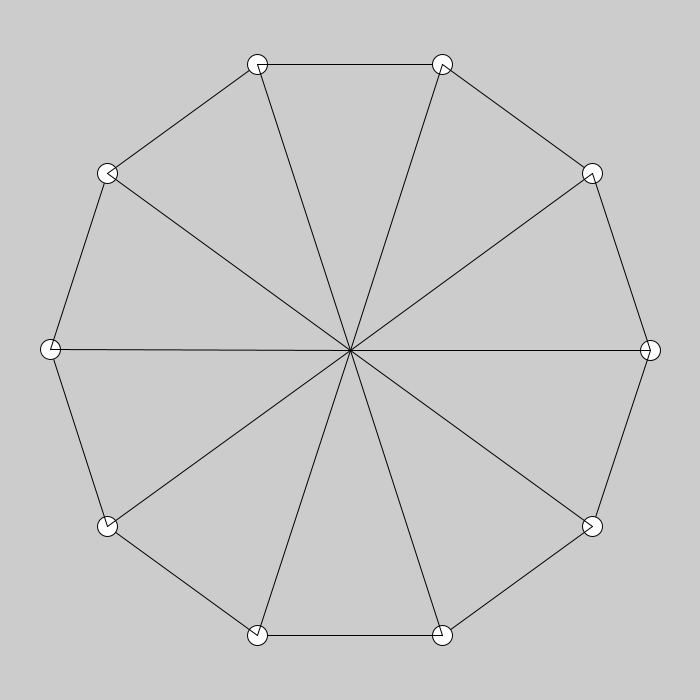
Frame 1 (no input)
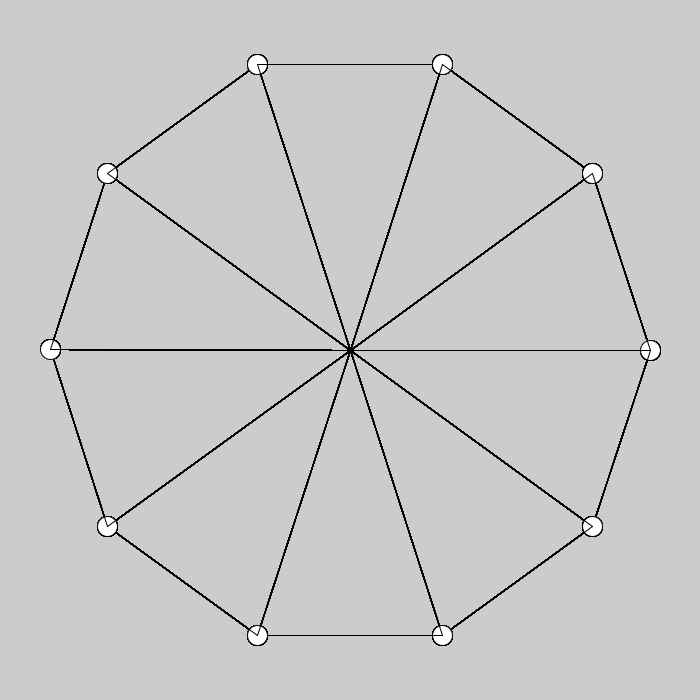
Frame 60 (the mouse pressed at the canvas centre just before this capture)
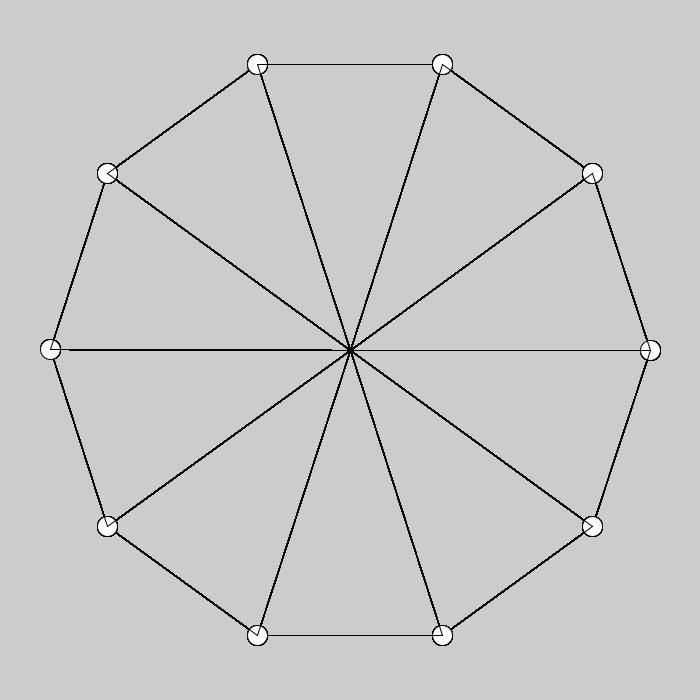
Frame 120 (the mouse held since frame 60 and released just before this capture)

The Processing sketch that drew these frames (run headless with seeded random() and noise(); from frame 60 on, the mouse is pressed at the canvas centre):

// Processing sketch: polygons
// ── polygons.pde
void setup() {
 size(700,700); 
}
int n = 10;
void draw() {
 float r = 300;
 float theta = 0;
 for (int i = 0; i < n; i++) {
 float x = r*cos(theta);
 float y = r*sin(theta);
  ellipse(width/2+x, width/2+y, 20, 20);
  line(width/2,height/2,width/2+x, width/2+y);
  theta += 2*PI/n;
  line(width/2+x, width/2+y,width/2+r*cos(theta),height/2+r*sin(theta));
 }
}
